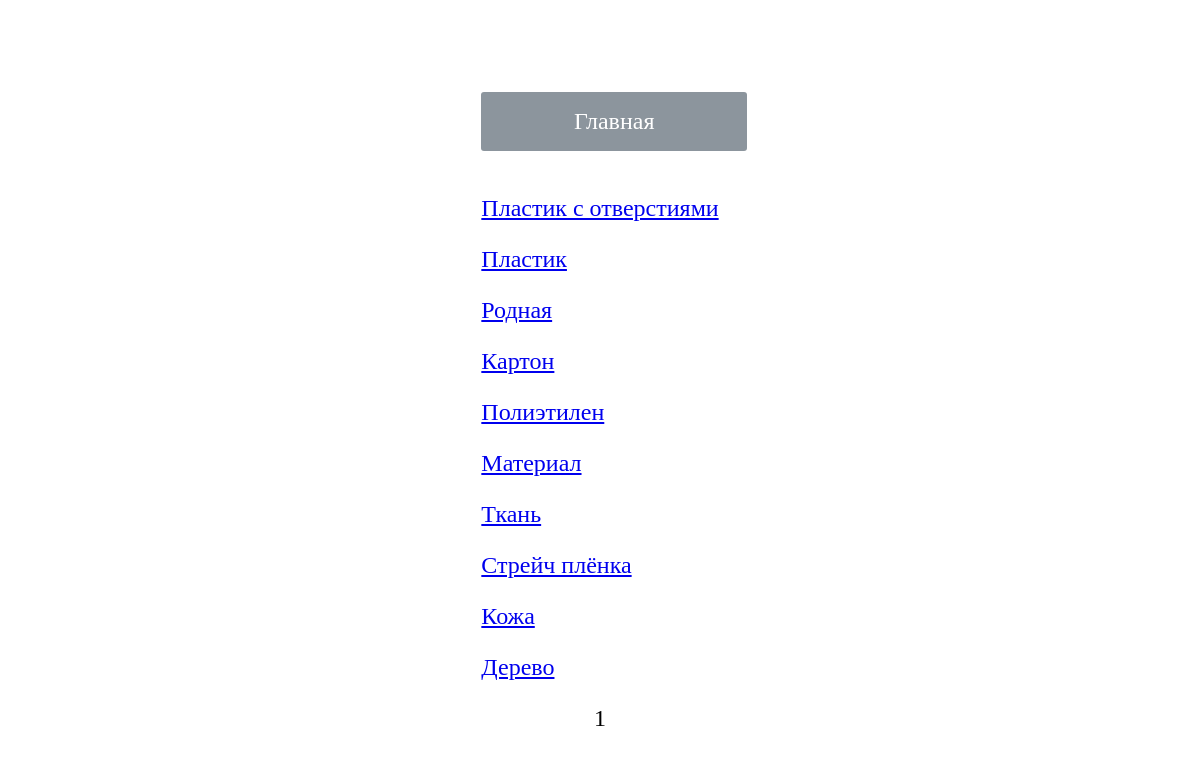
Screenshot of /inventory/material-list/ with the database file from the repository.
### inventory_items/models.py (models this page shows, shortened)
class MaterialBoxModel(models.Model):
    name = models.CharField(max_length=30,
                            verbose_name="Название материала упаковки",
                            blank=False,
                            null=False,
                            unique=True)
    moisture_protection = models.BooleanField(verbose_name="Влагозащита")

### inventory_items/views.py (the view)
class MaterialListView(ListView):
    model = MaterialBoxModel
    template_name = 'inventory_items/material_list.html'
    paginate_by = PAGINATION_VAR

### inventory_items/templates/inventory_items/material_list.html (shortened to what this page needs)
{% extends 'inventory_items/base.html' %}
{% block content %}
    {% for cat in object_list %}
        <p>
            <a href="{% url 'inventory:material-details' pk=cat.id %}">
                {% if cat.name %}
                    {{ cat.name }}
                {% elif cat.number %}
                    {{ cat.number }}
                {% else %}
                    НЕТ ДАННЫХ
                {% endif %}
            </a>
        </p>
    {% endfor %}
    <div class="pagination">
        {% for p_item in paginator.page_range %}
            {% if page_obj.number == p_item %}
                {{ p_item }}
            {% elif p_item >= page_obj.number|add:-2 and p_item <= page_obj.number|add:2 %}
                <a href="?page={{ p_item }}"><b>{{ p_item }}</b></a>
            {% endif %}
        {% endfor %}
    </div>
{% endblock content %}

### inventory_items/static/css/standard_style.css (style rules this page uses)
html { height: 100vh; }
body { min-height: 100%; }
.parent { display: flex; }
div { font-size: 24px; }
.pagination { text-align: center; }

### inventory_items/static/css/mobile_style.css (style rules this page uses)
html { height: 100vh; }
body { min-height: 100%; }
.parent { display: flex; }
div { font-size: 30px; }
.pagination { text-align: center; }

### rows the page displays
MaterialBoxModel: name "Пластик с отверстиями"
MaterialBoxModel: name "Пластик"
MaterialBoxModel: name "Родная"
MaterialBoxModel: name "Картон"
MaterialBoxModel: name "Полиэтилен"
MaterialBoxModel: name "Материал"
MaterialBoxModel: name "Ткань"
MaterialBoxModel: name "Стрейч плёнка"
MaterialBoxModel: name "Кожа"
MaterialBoxModel: name "Дерево"

### other values shown
{{ p_item }} "1"
